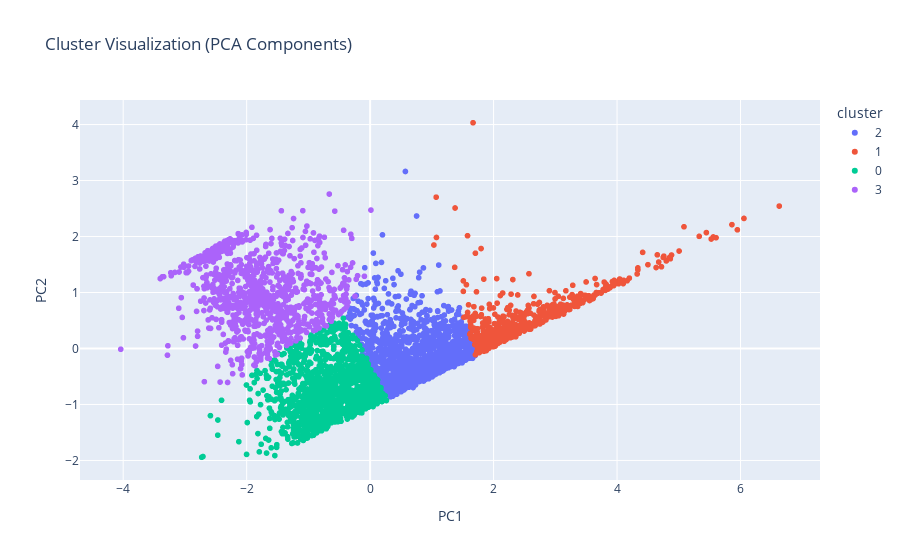

Notebook source saved alongside this figure:
### Markdown cell above
## Model Visualization

### Code cell
visualize_pca(df_pca, df_cluster, kmeans_model, pca_model)

# visualize_pca(df_pca_beta, df_cluster_b, kmeans_model_b, pca_model_b)

### Figure 1 — Plotly figure (JSON) as saved in the notebook; plotly's stock layout.template omitted (floating-point values rounded to 4 significant figures; data arrays with more than 128 entries replaced by an {"elided": "..."} marker saying what was removed)
{"data": [{"customdata": {"elided": "1443x1 int values"}, "hovertemplate": "cluster=2<br>PC1=%{x}<br>PC2=%{y}<br>index=%{customdata[0]}<extra></extra>", "legendgroup": "2", "marker": {"color": "#636efa", "symbol": "circle"}, "mode": "markers", "name": "2", "showlegend": true, "type": "scattergl", "x": {"elided": "1443 float values"}, "xaxis": "x", "y": {"elided": "1443 float values"}, "yaxis": "y"}, {"customdata": {"elided": "566x1 int values"}, "hovertemplate": "cluster=1<br>PC1=%{x}<br>PC2=%{y}<br>index=%{customdata[0]}<extra></extra>", "legendgroup": "1", "marker": {"color": "#EF553B", "symbol": "circle"}, "mode": "markers", "name": "1", "showlegend": true, "type": "scattergl", "x": {"elided": "566 float values"}, "xaxis": "x", "y": {"elided": "566 float values"}, "yaxis": "y"}, {"customdata": {"elided": "1387x1 int values"}, "hovertemplate": "cluster=0<br>PC1=%{x}<br>PC2=%{y}<br>index=%{customdata[0]}<extra></extra>", "legendgroup": "0", "marker": {"color": "#00cc96", "symbol": "circle"}, "mode": "markers", "name": "0", "showlegend": true, "type": "scattergl", "x": {"elided": "1387 float values"}, "xaxis": "x", "y": {"elided": "1387 float values"}, "yaxis": "y"}, {"customdata": {"elided": "938x1 int values"}, "hovertemplate": "cluster=3<br>PC1=%{x}<br>PC2=%{y}<br>index=%{customdata[0]}<extra></extra>", "legendgroup": "3", "marker": {"color": "#ab63fa", "symbol": "circle"}, "mode": "markers", "name": "3", "showlegend": true, "type": "scattergl", "x": {"elided": "938 float values"}, "xaxis": "x", "y": {"elided": "938 float values"}, "yaxis": "y"}], "layout": {"legend": {"title": {"text": "cluster"}, "tracegroupgap": 0}, "title": {"text": "Cluster Visualization (PCA Components)"}, "xaxis": {"anchor": "y", "domain": [0, 1], "title": {"text": "PC1"}}, "yaxis": {"anchor": "x", "domain": [0, 1], "title": {"text": "PC2"}}}}
